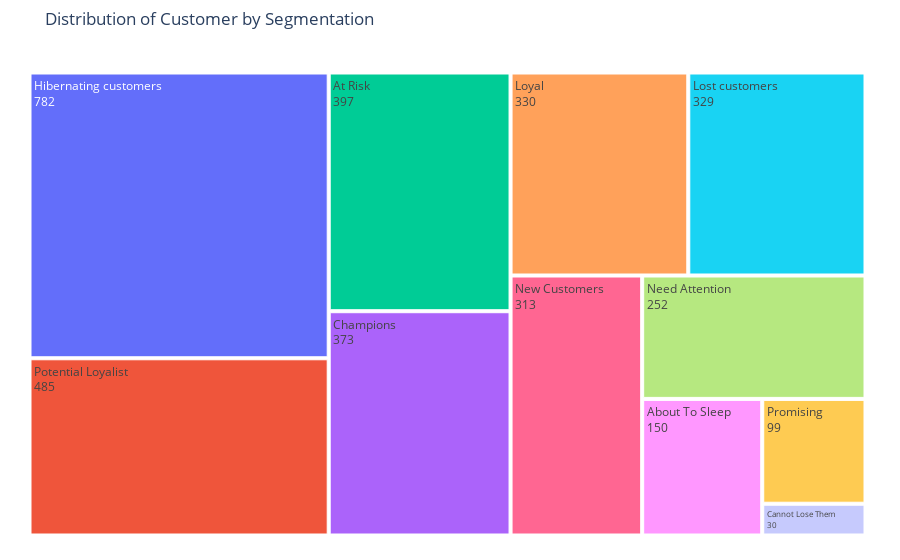

This figure's notebook cell:
### Code cell
#Customer Segmentation treemap  
import plotly.express as px

fig = px.treemap(
    Customer_Segment, 
    path = ['Segment'], values = 'Number_of_Cus',
    title = 'Distribution of Customer by Segmentation'
)

fig.update_traces(textinfo='label+value')
fig.update_layout(margin = dict(t = 50,l = 25, r = 30, b = 20))
fig.show()

### Figure 1 — Plotly figure (JSON) as saved in the notebook; plotly's stock layout.template omitted (floating-point values rounded to 4 significant figures)
{"data": [{"branchvalues": "total", "domain": {"x": [0, 1], "y": [0, 1]}, "hovertemplate": "labels=%{label}<br>Number_of_Cus=%{value}<br>parent=%{parent}<br>id=%{id}<extra></extra>", "ids": ["About To Sleep", "At Risk", "Cannot Lose Them", "Champions", "Hibernating customers", "Lost customers", "Loyal", "Need Attention", "New Customers", "Potential Loyalist", "Promising"], "labels": ["About To Sleep", "At Risk", "Cannot Lose Them", "Champions", "Hibernating customers", "Lost customers", "Loyal", "Need Attention", "New Customers", "Potential Loyalist", "Promising"], "name": "", "parents": ["", "", "", "", "", "", "", "", "", "", ""], "textinfo": "label+value", "type": "treemap", "values": [150, 397, 30, 373, 782, 329, 330, 252, 313, 485, 99]}], "layout": {"legend": {"tracegroupgap": 0}, "margin": {"b": 20, "l": 25, "r": 30, "t": 50}, "title": {"text": "Distribution of Customer by Segmentation"}}}
